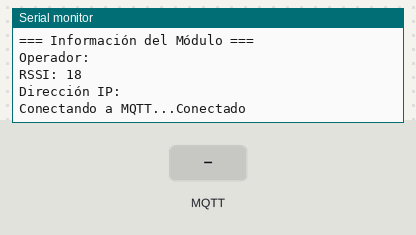
A sketch run on a simulated ESP32. Shown: the last lines printed to the serial monitor. Inputs (shaded band) come from the test bench. Random numbers use the default seed unless the sketch sets one; no MQTT or app messages arrive unless stated.

Above: at 10.2 s.
10.3 s: MQTT message "1" arrives on the first subscribed topic
At 10.9 s:
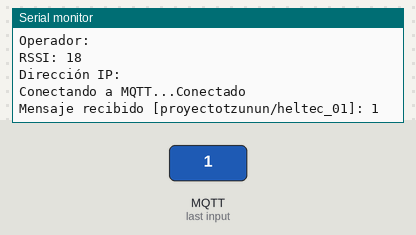
11.8 s: MQTT message "on" arrives on the first subscribed topic
At 13.0 s:
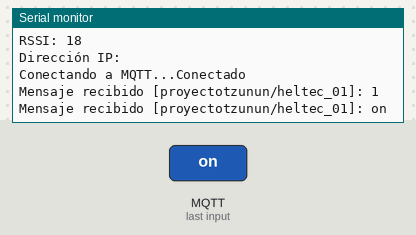
13.3 s: MQTT message "off" arrives on the first subscribed topic
At 14.4 s:
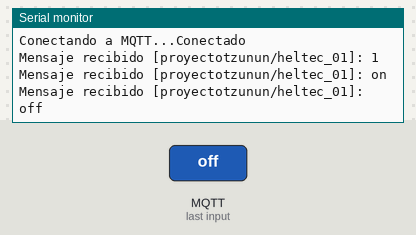

Measured:
- after the input at 10.3 s, the serial monitor: prints a new line at once (image 1)
- after the input at 11.8 s, the serial monitor: prints a new line at once (image 2)
- after the input at 13.3 s, the serial monitor: prints a new line at once (image 3)

The sketch:

sim800Lmqtt.ino
```cpp
/*
 * Uso de SIM800L con MQTT para Heltec LoRa 32 V3
 * Conexiones:
 * - TX SIM800L -> GPIO47 (RX ESP32)
 * - RX SIM800L -> GPIO48 (TX ESP32)
 * - Alimentación desde pines VBAT (3.7-4.2V)
 *
 * APNs para Guatemala:
 * - Tigo: internet.tigo.gt
 * - Claro: internet.ideasclaro
 *
 * Broker MQTT público de prueba: broker.hivemq.com
 * Tópico: proyectotzunun/[ID_DISPOSITIVO]
 */

#include <TinyGsmClient.h>
#include <SoftwareSerial.h>
#include <PubSubClient.h>

// Configuración de pines
#define SIM800_RX_PIN 47
#define SIM800_TX_PIN 48

// Configuración APN (descomentar tu operadora)
const char apn[] = "internet.tigo.gt";        // Tigo Guatemala
//const char apn[] = "internet.ideasclaro";    // Claro Guatemala

const char gprsUser[] = "";
const char gprsPass[] = "";

// Configuración MQTT
const char* broker = "broker.hivemq.com";
const int port = 1883;
const char* topic = "proyectotzunun/heltec_01"; // Cambiar por tu ID único
const char* mqttUser = "";
const char* mqttPass = "";

SoftwareSerial sim800Serial(SIM800_RX_PIN, SIM800_TX_PIN);
TinyGsm modem(sim800Serial);
TinyGsmClient gsmClient(modem);
PubSubClient mqtt(gsmClient);

void setup() {
  Serial.begin(115200);
  delay(3000); // Esperar inicialización Serial

  Serial.println("\nProyecto Tzunun - MQTT con SIM800L");

  // Inicializar módem
  sim800Serial.begin(9600);
  delay(6000); // Tiempo extra para inicialización SIM800L

  Serial.println("Inicializando modem...");
  if (!modem.init()) {
    Serial.println("Fallo al inicializar modem");
    while(true);
  }

  Serial.println("Conectando a red...");
  if (!modem.waitForNetwork()) {
    Serial.println("Fallo al conectar a red");
    while(true);
  }

  Serial.println("Conectando a APN...");
  if (!modem.gprsConnect(apn, gprsUser, gprsPass)) {
    Serial.println("Fallo al conectar a APN");
    while(true);
  }

  Serial.println("Conectado a GPRS");
  printModemInfo();

  // Configurar MQTT
  mqtt.setServer(broker, port);
  mqtt.setCallback(mqttCallback);
}

void loop() {
  static unsigned long lastReconnectAttempt = 0;
  static unsigned long lastMsgTime = 0;

  // Reconectar MQTT si se perdió la conexión
  if (!mqtt.connected()) {
    if (millis() - lastReconnectAttempt > 5000) {
      lastReconnectAttempt = millis();
      if (mqttConnect()) {
        lastReconnectAttempt = 0;
      }
    }
    delay(100);
    return;
  }

  // Publicar datos cada 60 segundos
  if (millis() - lastMsgTime > 60000) {
    sendMQTTData();
    lastMsgTime = millis();
  }

  mqtt.loop();
}

bool mqttConnect() {
  Serial.print("Conectando a MQTT...");

  // ID único para este dispositivo
  String clientId = "Heltec_" + String(random(0xffff), HEX);

  if (mqtt.connect(clientId.c_str(), mqttUser, mqttPass)) {
    Serial.println("Conectado");

    // Suscribirse a tópicos
    mqtt.subscribe(topic);
    return true;
  } else {
    Serial.print("Fallo, rc=");
    Serial.println(mqtt.state());
    return false;
  }
}

void mqttCallback(char* topic, byte* payload, unsigned int len) {
  Serial.print("Mensaje recibido [");
  Serial.print(topic);
  Serial.print("]: ");

  for (int i = 0; i < len; i++) {
    Serial.print((char)payload[i]);
  }
  Serial.println();
}

void sendMQTTData() {
  // Crear mensaje JSON con datos simulados
  String msg = "{\"temp\":" + String(random(20, 30)) +
               ",\"hum\":" + String(random(40, 80)) +
               ",\"volt\":" + String(random(350, 420)/100.0) + "}";

  if (mqtt.publish(topic, msg.c_str())) {
    Serial.println("Datos enviados:");
    Serial.println(msg);
  } else {
    Serial.println("Fallo al enviar datos");
  }
}

void printModemInfo() {
  Serial.println("\n=== Información del Módulo ===");
  Serial.print("Operador: ");
  Serial.println(modem.getOperator());
  Serial.print("RSSI: ");
  Serial.println(modem.getSignalQuality());
  Serial.print("Dirección IP: ");
  Serial.println(modem.getLocalIP());
}
```
